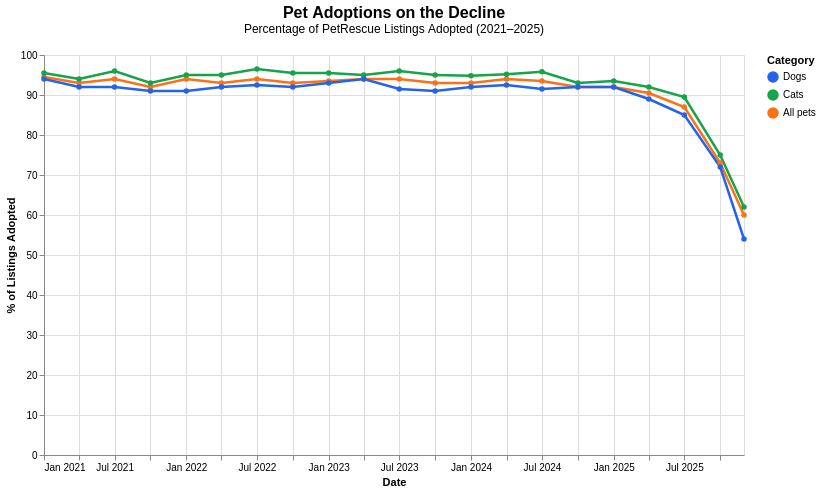

Vega-Lite specification for this chart:
### Vega-Lite specification from a JSON file in a GitHub repository (floating-point values rounded to 4 significant figures)
{"$schema": "https://vega.github.io/schema/vega-lite/v5.json", "width": 700, "height": 400, "title": {"text": "Pet Adoptions on the Decline", "subtitle": "Percentage of PetRescue Listings Adopted (2021–2025)", "fontSize": 16, "offset": 15}, "data": {"values": [{"date": "2021-01-01", "species": "All pets", "adoption_rate": 94.5}, {"date": "2021-04-01", "species": "All pets", "adoption_rate": 93.0}, {"date": "2021-07-01", "species": "All pets", "adoption_rate": 94.0}, {"date": "2021-10-01", "species": "All pets", "adoption_rate": 92.0}, {"date": "2022-01-01", "species": "All pets", "adoption_rate": 94.0}, {"date": "2022-04-01", "species": "All pets", "adoption_rate": 93.0}, {"date": "2022-07-01", "species": "All pets", "adoption_rate": 94.0}, {"date": "2022-10-01", "species": "All pets", "adoption_rate": 93.0}, {"date": "2023-01-01", "species": "All pets", "adoption_rate": 93.5}, {"date": "2023-04-01", "species": "All pets", "adoption_rate": 94.0}, {"date": "2023-07-01", "species": "All pets", "adoption_rate": 94.0}, {"date": "2023-10-01", "species": "All pets", "adoption_rate": 93.0}, {"date": "2024-01-01", "species": "All pets", "adoption_rate": 93.0}, {"date": "2024-04-01", "species": "All pets", "adoption_rate": 94.0}, {"date": "2024-07-01", "species": "All pets", "adoption_rate": 93.5}, {"date": "2024-10-01", "species": "All pets", "adoption_rate": 92.0}, {"date": "2025-01-01", "species": "All pets", "adoption_rate": 92.0}, {"date": "2025-04-01", "species": "All pets", "adoption_rate": 90.5}, {"date": "2025-07-01", "species": "All pets", "adoption_rate": 87.0}, {"date": "2025-10-01", "species": "All pets", "adoption_rate": 73.0}, {"date": "2025-12-01", "species": "All pets", "adoption_rate": 60.0}, {"date": "2021-01-01", "species": "Cats", "adoption_rate": 95.5}, {"date": "2021-04-01", "species": "Cats", "adoption_rate": 94.0}, {"date": "2021-07-01", "species": "Cats", "adoption_rate": 96.0}, {"date": "2021-10-01", "species": "Cats", "adoption_rate": 93.0}, {"date": "2022-01-01", "species": "Cats", "adoption_rate": 95.0}, {"date": "2022-04-01", "species": "Cats", "adoption_rate": 95.0}, {"date": "2022-07-01", "species": "Cats", "adoption_rate": 96.5}, {"date": "2022-10-01", "species": "Cats", "adoption_rate": 95.5}, {"date": "2023-01-01", "species": "Cats", "adoption_rate": 95.5}, {"date": "2023-04-01", "species": "Cats", "adoption_rate": 95.0}, {"date": "2023-07-01", "species": "Cats", "adoption_rate": 96.0}, {"date": "2023-10-01", "species": "Cats", "adoption_rate": 95.0}, {"date": "2024-01-01", "species": "Cats", "adoption_rate": 94.8}, {"date": "2024-04-01", "species": "Cats", "adoption_rate": 95.2}, {"date": "2024-07-01", "species": "Cats", "adoption_rate": 95.8}, {"date": "2024-10-01", "species": "Cats", "adoption_rate": 93.0}, {"date": "2025-01-01", "species": "Cats", "adoption_rate": 93.5}, {"date": "2025-04-01", "species": "Cats", "adoption_rate": 92.0}, {"date": "2025-07-01", "species": "Cats", "adoption_rate": 89.5}, {"date": "2025-10-01", "species": "Cats", "adoption_rate": 75.0}, {"date": "2025-12-01", "species": "Cats", "adoption_rate": 62.0}, {"date": "2021-01-01", "species": "Dogs", "adoption_rate": 94.0}, {"date": "2021-04-01", "species": "Dogs", "adoption_rate": 92.0}, {"date": "2021-07-01", "species": "Dogs", "adoption_rate": 92.0}, {"date": "2021-10-01", "species": "Dogs", "adoption_rate": 91.0}, {"date": "2022-01-01", "species": "Dogs", "adoption_rate": 91.0}, {"date": "2022-04-01", "species": "Dogs", "adoption_rate": 92.0}, {"date": "2022-07-01", "species": "Dogs", "adoption_rate": 92.5}, {"date": "2022-10-01", "species": "Dogs", "adoption_rate": 92.0}, {"date": "2023-01-01", "species": "Dogs", "adoption_rate": 93.0}, {"date": "2023-04-01", "species": "Dogs", "adoption_rate": 94.0}, {"date": "2023-07-01", "species": "Dogs", "adoption_rate": 91.5}, {"date": "2023-10-01", "species": "Dogs", "adoption_rate": 91.0}, {"date": "2024-01-01", "species": "Dogs", "adoption_rate": 92.0}, {"date": "2024-04-01", "species": "Dogs", "adoption_rate": 92.5}, {"date": "2024-07-01", "species": "Dogs", "adoption_rate": 91.5}, {"date": "2024-10-01", "species": "Dogs", "adoption_rate": 92.0}, {"date": "2025-01-01", "species": "Dogs", "adoption_rate": 92.0}, {"date": "2025-04-01", "species": "Dogs", "adoption_rate": 89.0}, {"date": "2025-07-01", "species": "Dogs", "adoption_rate": 85.0}, {"date": "2025-10-01", "species": "Dogs", "adoption_rate": 72.0}, {"date": "2025-12-01", "species": "Dogs", "adoption_rate": 54.0}]}, "mark": {"type": "line", "strokeWidth": 2.5, "point": true}, "encoding": {"x": {"field": "date", "type": "temporal", "title": "Date", "axis": {"format": "%b %Y"}}, "y": {"field": "adoption_rate", "type": "quantitative", "title": "% of Listings Adopted", "scale": {"domain": [0, 100]}}, "color": {"field": "species", "type": "nominal", "title": "Category", "scale": {"domain": ["Dogs", "Cats", "All pets"], "range": ["#2563eb", "#16a34a", "#f97316"]}}, "tooltip": [{"field": "date", "type": "temporal", "title": "Month", "format": "%B %Y"}, {"field": "species", "type": "nominal", "title": "Category"}, {"field": "adoption_rate", "type": "quantitative", "title": "Adoption Rate (%)", "format": ".1f"}]}}
